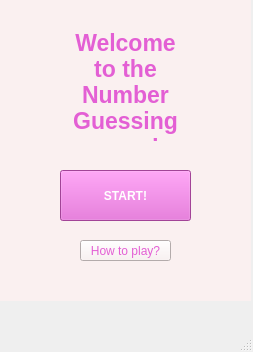
<?xml version="1.0" encoding="UTF-8"?>
<ui version="4.0">
 <class>MainWindow</class>
 <widget class="QMainWindow" name="MainWindow">
  <property name="geometry">
   <rect>
    <x>0</x>
    <y>0</y>
    <width>253</width>
    <height>352</height>
   </rect>
  </property>
  <property name="windowTitle">
   <string>MainWindow</string>
  </property>
  <property name="styleSheet">
   <string notr="true">color: rgb(227, 95, 212);</string>
  </property>
  <widget class="QWidget" name="centralwidget">
   <widget class="QStackedWidget" name="stackedWidget">
    <property name="geometry">
     <rect>
      <x>0</x>
      <y>0</y>
      <width>251</width>
      <height>301</height>
     </rect>
    </property>
    <property name="styleSheet">
     <string notr="true">background-color:rgb(250, 240, 240);</string>
    </property>
    <property name="currentIndex">
     <number>0</number>
    </property>
    <widget class="QWidget" name="page">
     <widget class="QLabel" name="label">
      <property name="geometry">
       <rect>
        <x>70</x>
        <y>30</y>
        <width>111</width>
        <height>111</height>
       </rect>
      </property>
      <property name="font">
       <font>
        <pointsize>17</pointsize>
        <weight>75</weight>
        <bold>true</bold>
       </font>
      </property>
      <property name="styleSheet">
       <string notr="true">color: rgb(227, 95, 212);</string>
      </property>
      <property name="text">
       <string>Welcome        to the Number Guessing game!</string>
      </property>
      <property name="alignment">
       <set>Qt::AlignHCenter|Qt::AlignTop</set>
      </property>
      <property name="wordWrap">
       <bool>true</bool>
      </property>
     </widget>
     <widget class="QPushButton" name="pushButton">
      <property name="geometry">
       <rect>
        <x>60</x>
        <y>170</y>
        <width>131</width>
        <height>51</height>
       </rect>
      </property>
      <property name="cursor">
       <cursorShape>PointingHandCursor</cursorShape>
      </property>
      <property name="styleSheet">
       <string notr="true">background-color: rgb(227, 95, 212); color:white; font-weight:bold;</string>
      </property>
      <property name="text">
       <string>START!</string>
      </property>
     </widget>
     <widget class="QPushButton" name="pushButton_2">
      <property name="geometry">
       <rect>
        <x>80</x>
        <y>240</y>
        <width>91</width>
        <height>21</height>
       </rect>
      </property>
      <property name="cursor">
       <cursorShape>PointingHandCursor</cursorShape>
      </property>
      <property name="styleSheet">
       <string notr="true">color:rgb(227, 95, 212);</string>
      </property>
      <property name="text">
       <string>How to play?</string>
      </property>
     </widget>
    </widget>
    <widget class="QWidget" name="page_3">
     <widget class="QLabel" name="label_2">
      <property name="geometry">
       <rect>
        <x>50</x>
        <y>30</y>
        <width>151</width>
        <height>21</height>
       </rect>
      </property>
      <property name="styleSheet">
       <string notr="true">color: rgb(227, 95, 212);</string>
      </property>
      <property name="text">
       <string>Enter the lower bound:</string>
      </property>
     </widget>
     <widget class="QLabel" name="label_3">
      <property name="geometry">
       <rect>
        <x>50</x>
        <y>120</y>
        <width>151</width>
        <height>21</height>
       </rect>
      </property>
      <property name="styleSheet">
       <string notr="true">color: rgb(227, 95, 212);</string>
      </property>
      <property name="text">
       <string>Enter the upper bound:</string>
      </property>
     </widget>
     <widget class="QLineEdit" name="lineEdit">
      <property name="geometry">
       <rect>
        <x>80</x>
        <y>60</y>
        <width>81</width>
        <height>31</height>
       </rect>
      </property>
      <property name="styleSheet">
       <string notr="true">color: white;
background-color: rgb(227, 95, 212);</string>
      </property>
      <property name="alignment">
       <set>Qt::AlignCenter</set>
      </property>
     </widget>
     <widget class="QLineEdit" name="lineEdit_2">
      <property name="geometry">
       <rect>
        <x>80</x>
        <y>160</y>
        <width>81</width>
        <height>31</height>
       </rect>
      </property>
      <property name="styleSheet">
       <string notr="true">background-color: rgb(227, 95, 212);
color: white;</string>
      </property>
      <property name="alignment">
       <set>Qt::AlignCenter</set>
      </property>
     </widget>
     <widget class="QPushButton" name="pushButton_3">
      <property name="geometry">
       <rect>
        <x>70</x>
        <y>230</y>
        <width>113</width>
        <height>32</height>
       </rect>
      </property>
      <property name="styleSheet">
       <string notr="true">background-color:rgb(227, 95, 212);
color:white;</string>
      </property>
      <property name="text">
       <string>DONE</string>
      </property>
     </widget>
    </widget>
    <widget class="QWidget" name="page_2">
     <widget class="QLabel" name="label_7">
      <property name="geometry">
       <rect>
        <x>20</x>
        <y>80</y>
        <width>201</width>
        <height>41</height>
       </rect>
      </property>
      <property name="font">
       <font>
        <weight>75</weight>
        <bold>true</bold>
       </font>
      </property>
      <property name="styleSheet">
       <string notr="true">color: rgb(227, 95, 212);</string>
      </property>
      <property name="text">
       <string>you will have x guesses to guess the number!</string>
      </property>
      <property name="alignment">
       <set>Qt::AlignCenter</set>
      </property>
      <property name="wordWrap">
       <bool>true</bool>
      </property>
     </widget>
     <widget class="QPushButton" name="pushButton_4">
      <property name="geometry">
       <rect>
        <x>60</x>
        <y>160</y>
        <width>113</width>
        <height>32</height>
       </rect>
      </property>
      <property name="font">
       <font>
        <weight>75</weight>
        <bold>true</bold>
       </font>
      </property>
      <property name="styleSheet">
       <string notr="true">color: rgb(227, 95, 212);</string>
      </property>
      <property name="text">
       <string>READY!</string>
      </property>
     </widget>
    </widget>
    <widget class="QWidget" name="page_4">
     <widget class="QLineEdit" name="lineEdit_3">
      <property name="geometry">
       <rect>
        <x>40</x>
        <y>50</y>
        <width>161</width>
        <height>41</height>
       </rect>
      </property>
      <property name="styleSheet">
       <string notr="true">color:white;
background-color: rgb(227, 95, 212);</string>
      </property>
      <property name="alignment">
       <set>Qt::AlignCenter</set>
      </property>
      <property name="placeholderText">
       <string>write your guess here!</string>
      </property>
     </widget>
     <widget class="QLabel" name="label_5">
      <property name="geometry">
       <rect>
        <x>40</x>
        <y>110</y>
        <width>161</width>
        <height>61</height>
       </rect>
      </property>
      <property name="styleSheet">
       <string notr="true">background-color:rgb(227, 95, 212);
color:white;</string>
      </property>
      <property name="text">
       <string/>
      </property>
      <property name="alignment">
       <set>Qt::AlignCenter</set>
      </property>
      <property name="wordWrap">
       <bool>true</bool>
      </property>
     </widget>
     <widget class="QPushButton" name="pushButton_5">
      <property name="geometry">
       <rect>
        <x>60</x>
        <y>220</y>
        <width>113</width>
        <height>32</height>
       </rect>
      </property>
      <property name="text">
       <string>submit!</string>
      </property>
     </widget>
    </widget>
    <widget class="QWidget" name="page_5">
     <widget class="QLabel" name="label_4">
      <property name="geometry">
       <rect>
        <x>50</x>
        <y>10</y>
        <width>151</width>
        <height>171</height>
       </rect>
      </property>
      <property name="font">
       <font>
        <weight>75</weight>
        <bold>true</bold>
       </font>
      </property>
      <property name="text">
       <string>On the first page, you will be able to enter the lower bound and the upper bound. Then, you will have x chances to guess the number!</string>
      </property>
      <property name="wordWrap">
       <bool>true</bool>
      </property>
     </widget>
     <widget class="QLabel" name="label_6">
      <property name="geometry">
       <rect>
        <x>20</x>
        <y>200</y>
        <width>171</width>
        <height>41</height>
       </rect>
      </property>
      <property name="text">
       <string>Are you satisfied with this game?</string>
      </property>
      <property name="wordWrap">
       <bool>true</bool>
      </property>
     </widget>
     <widget class="QRadioButton" name="radioButton">
      <property name="geometry">
       <rect>
        <x>20</x>
        <y>250</y>
        <width>100</width>
        <height>20</height>
       </rect>
      </property>
      <property name="text">
       <string>YES</string>
      </property>
     </widget>
     <widget class="QRadioButton" name="radioButton_2">
      <property name="geometry">
       <rect>
        <x>70</x>
        <y>250</y>
        <width>100</width>
        <height>20</height>
       </rect>
      </property>
      <property name="autoFillBackground">
       <bool>false</bool>
      </property>
      <property name="text">
       <string>NO</string>
      </property>
     </widget>
     <widget class="QPushButton" name="pushButton_6">
      <property name="geometry">
       <rect>
        <x>32</x>
        <y>160</y>
        <width>181</width>
        <height>32</height>
       </rect>
      </property>
      <property name="text">
       <string>Back to the main menu!</string>
      </property>
     </widget>
    </widget>
   </widget>
  </widget>
  <widget class="QMenuBar" name="menubar">
   <property name="geometry">
    <rect>
     <x>0</x>
     <y>0</y>
     <width>253</width>
     <height>30</height>
    </rect>
   </property>
  </widget>
  <widget class="QStatusBar" name="statusbar"/>
 </widget>
 <resources/>
 <connections/>
</ui>
